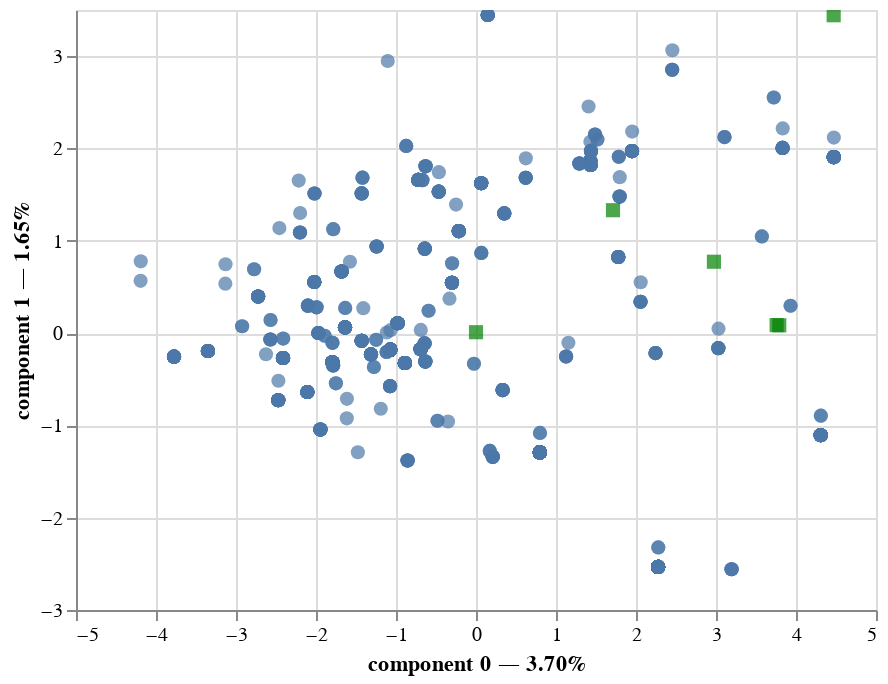

Notebook cell for this chart:
### Markdown cell above
## Visualization

### Code cell
famd.plot(
    dataset,
    x_component=0,
    y_component=1
)

### Figure 1 — Vega-Lite specification as saved in the notebook (floating-point values rounded to 4 significant figures; data arrays with more than 128 entries replaced by an {"elided": "..."} marker saying what was removed)
{"config": {"view": {"continuousWidth": 400, "continuousHeight": 300}}, "layer": [{"data": {"name": "data-4631f4949a3f74edbd469c8b046aae25"}, "mark": {"type": "circle", "size": 50}, "encoding": {"tooltip": [{"field": "name", "type": "nominal"}, {"field": "component 0", "type": "quantitative"}, {"field": "component 1", "type": "quantitative"}], "x": {"axis": {"title": "component 0 — 3.70%"}, "field": "component 0", "scale": {"zero": false}, "type": "quantitative"}, "y": {"axis": {"title": "component 1 — 1.65%"}, "field": "component 1", "scale": {"zero": false}, "type": "quantitative"}}, "selection": {"selector001": {"type": "interval", "bind": "scales", "encodings": ["x", "y"]}}}, {"data": {"name": "data-857f3faf9d4c6415e6f404787ff05f8c"}, "mark": {"type": "square", "color": "green", "size": 50}, "encoding": {"tooltip": [{"field": "variable", "type": "nominal"}], "x": {"field": "component 0", "scale": {"zero": false}, "type": "quantitative"}, "y": {"field": "component 1", "scale": {"zero": false}, "type": "quantitative"}}}], "$schema": "https://vega.github.io/schema/vega-lite/v4.17.0.json", "datasets": {"data-4631f4949a3f74edbd469c8b046aae25": {"elided": "1000 records"}, "data-857f3faf9d4c6415e6f404787ff05f8c": [{"variable": "alcohol_by_volume", "component 0": 3.791, "component 1": 0.08384, "label": "alcohol_by_volume"}, {"variable": "international_bitterness_units", "component 0": 2.974, "component 1": 0.7729, "label": "international_bitterness_units"}, {"variable": "standard_reference_method", "component 0": 1.712, "component 1": 1.331, "label": "standard_reference_method"}, {"variable": "final_gravity", "component 0": 3.758, "component 1": 0.08651, "label": "final_gravity"}, {"variable": "is_organic", "component 0": 2.846e-06, "component 1": 0.009251, "label": "is_organic"}, {"variable": "style", "component 0": 4.471, "component 1": 3.443, "label": "style"}]}}
